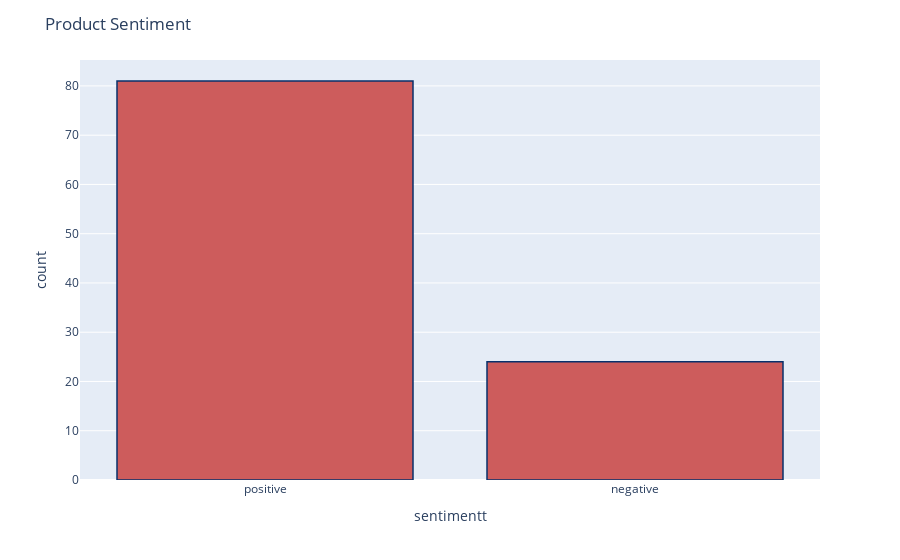

This figure's notebook cell:
### Code cell
df['sentimentt'] = df['sentiment'].replace({-1 : 'negative'})
df['sentimentt'] = df['sentimentt'].replace({1 : 'positive'})
fig = px.histogram(df, x="sentimentt")
fig.update_traces(marker_color="indianred",marker_line_color='rgb(8,48,107)',
                  marker_line_width=1.5)
fig.update_layout(title_text='Product Sentiment')
fig.show()

### Figure 1 — Plotly figure (JSON) as saved in the notebook; plotly's stock layout.template omitted (floating-point values rounded to 4 significant figures)
{"data": [{"alignmentgroup": "True", "bingroup": "x", "hovertemplate": "sentimentt=%{x}<br>count=%{y}<extra></extra>", "legendgroup": "", "marker": {"color": "indianred", "line": {"color": "rgb(8,48,107)", "width": 1.5}, "pattern": {"shape": ""}}, "name": "", "offsetgroup": "", "orientation": "v", "showlegend": false, "type": "histogram", "x": ["positive", "positive", "negative", "positive", "positive", "positive", "positive", "positive", "positive", "positive", "negative", "positive", "positive", "positive", "negative", "negative", "positive", "positive", "negative", "positive", "positive", "positive", "positive", "positive", "positive", "negative", "positive", "positive", "positive", "positive", "negative", "positive", "positive", "positive", "negative", "positive", "negative", "positive", "positive", "positive", "positive", "positive", "positive", "positive", "positive", "positive", "negative", "positive", "positive", "positive", "positive", "positive", "negative", "positive", "negative", "negative", "positive", "negative", "negative", "positive", "positive", "positive", "positive", "positive", "positive", "positive", "negative", "positive", "positive", "positive", "positive", "positive", "positive", "positive", "negative", "positive", "positive", "positive", "positive", "positive", "positive", "positive", "positive", "positive", "negative", "negative", "positive", "positive", "positive", "positive", "positive", "negative", "positive", "negative", "negative", "positive", "positive", "positive", "negative", "positive", "positive", "positive", "positive", "negative", "positive"], "xaxis": "x", "yaxis": "y"}], "layout": {"barmode": "relative", "legend": {"tracegroupgap": 0}, "margin": {"t": 60}, "title": {"text": "Product Sentiment"}, "xaxis": {"anchor": "y", "domain": [0, 1], "title": {"text": "sentimentt"}}, "yaxis": {"anchor": "x", "domain": [0, 1], "title": {"text": "count"}}}}
